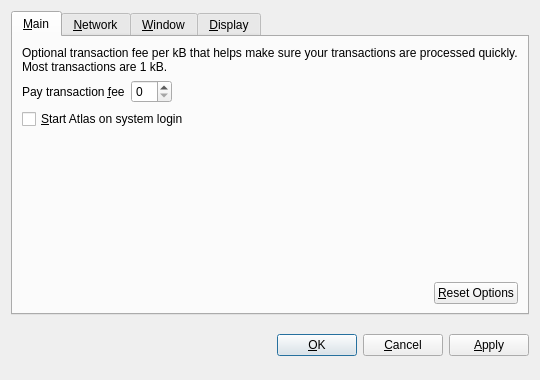
<?xml version="1.0" encoding="UTF-8"?>
<ui version="4.0">
 <class>OptionsDialog</class>
 <widget class="QDialog" name="OptionsDialog">
  <property name="geometry">
   <rect>
    <x>0</x>
    <y>0</y>
    <width>540</width>
    <height>380</height>
   </rect>
  </property>
  <property name="windowTitle">
   <string>Options</string>
  </property>
  <property name="modal">
   <bool>true</bool>
  </property>
  <layout class="QVBoxLayout" name="verticalLayout">
   <item>
    <widget class="QTabWidget" name="tabWidget">
     <property name="tabPosition">
      <enum>QTabWidget::North</enum>
     </property>
     <property name="currentIndex">
      <number>0</number>
     </property>
     <widget class="QWidget" name="tabMain">
      <attribute name="title">
       <string>&amp;Main</string>
      </attribute>
      <layout class="QVBoxLayout" name="verticalLayout_Main">
       <item>
        <widget class="QLabel" name="transactionFeeInfoLabel">
         <property name="text">
          <string>Optional transaction fee per kB that helps make sure your transactions are processed quickly. Most transactions are 1 kB.</string>
         </property>
         <property name="textFormat">
          <enum>Qt::PlainText</enum>
         </property>
         <property name="wordWrap">
          <bool>true</bool>
         </property>
        </widget>
       </item>
       <item>
        <layout class="QHBoxLayout" name="horizontalLayout_1_Main">
         <item>
          <widget class="QLabel" name="transactionFeeLabel">
           <property name="text">
            <string>Pay transaction &amp;fee</string>
           </property>
           <property name="textFormat">
            <enum>Qt::PlainText</enum>
           </property>
           <property name="buddy">
            <cstring>transactionFee</cstring>
           </property>
          </widget>
         </item>
         <item>
          <widget class="BitcoinAmountField" name="transactionFee"/>
         </item>
         <item>
          <spacer name="horizontalSpacer_1_Main">
           <property name="orientation">
            <enum>Qt::Horizontal</enum>
           </property>
           <property name="sizeHint" stdset="0">
            <size>
             <width>40</width>
             <height>20</height>
            </size>
           </property>
          </spacer>
         </item>
        </layout>
       </item>
       <item>
        <widget class="QCheckBox" name="bitcoinAtStartup">
         <property name="toolTip">
          <string>Automatically start Atlas after logging in to the system.</string>
         </property>
         <property name="text">
          <string>&amp;Start Atlas on system login</string>
         </property>
        </widget>
       </item>
       <item>
        <spacer name="verticalSpacer_Main">
         <property name="orientation">
          <enum>Qt::Vertical</enum>
         </property>
         <property name="sizeHint" stdset="0">
          <size>
           <width>20</width>
           <height>40</height>
          </size>
         </property>
        </spacer>
       </item>
       <item>
        <layout class="QHBoxLayout" name="horizontalLayout_2_Main">
         <item>
          <spacer name="horizontalSpacer_2_Main">
           <property name="orientation">
            <enum>Qt::Horizontal</enum>
           </property>
           <property name="sizeHint" stdset="0">
            <size>
             <width>40</width>
             <height>20</height>
            </size>
           </property>
          </spacer>
         </item>
         <item>
          <widget class="QPushButton" name="resetButton">
           <property name="toolTip">
            <string>Reset all client options to default.</string>
           </property>
           <property name="text">
            <string>&amp;Reset Options</string>
           </property>
           <property name="autoDefault">
            <bool>false</bool>
           </property>
          </widget>
         </item>
        </layout>
       </item>
      </layout>
     </widget>
     <widget class="QWidget" name="tabNetwork">
      <attribute name="title">
       <string>&amp;Network</string>
      </attribute>
      <layout class="QVBoxLayout" name="verticalLayout_Network">
       <item>
        <widget class="QCheckBox" name="mapPortUpnp">
         <property name="toolTip">
          <string>Automatically open the Atlas client port on the router. This only works when your router supports UPnP and it is enabled.</string>
         </property>
         <property name="text">
          <string>Map port using &amp;UPnP</string>
         </property>
        </widget>
       </item>
       <item>
        <widget class="QCheckBox" name="connectSocks">
         <property name="toolTip">
          <string>Connect to the Atlas network through a SOCKS proxy (e.g. when connecting through Tor).</string>
         </property>
         <property name="text">
          <string>&amp;Connect through SOCKS proxy:</string>
         </property>
        </widget>
       </item>
       <item>
        <layout class="QHBoxLayout" name="horizontalLayout_Network">
         <item>
          <widget class="QLabel" name="proxyIpLabel">
           <property name="text">
            <string>Proxy &amp;IP:</string>
           </property>
           <property name="textFormat">
            <enum>Qt::PlainText</enum>
           </property>
           <property name="buddy">
            <cstring>proxyIp</cstring>
           </property>
          </widget>
         </item>
         <item>
          <widget class="QValidatedLineEdit" name="proxyIp">
           <property name="maximumSize">
            <size>
             <width>140</width>
             <height>16777215</height>
            </size>
           </property>
           <property name="toolTip">
            <string>IP address of the proxy (e.g. 127.0.0.1)</string>
           </property>
          </widget>
         </item>
         <item>
          <widget class="QLabel" name="proxyPortLabel">
           <property name="text">
            <string>&amp;Port:</string>
           </property>
           <property name="textFormat">
            <enum>Qt::PlainText</enum>
           </property>
           <property name="buddy">
            <cstring>proxyPort</cstring>
           </property>
          </widget>
         </item>
         <item>
          <widget class="QLineEdit" name="proxyPort">
           <property name="maximumSize">
            <size>
             <width>55</width>
             <height>16777215</height>
            </size>
           </property>
           <property name="toolTip">
            <string>Port of the proxy (e.g. 9050)</string>
           </property>
          </widget>
         </item>
         <item>
          <widget class="QLabel" name="socksVersionLabel">
           <property name="text">
            <string>SOCKS &amp;Version:</string>
           </property>
           <property name="textFormat">
            <enum>Qt::PlainText</enum>
           </property>
           <property name="buddy">
            <cstring>socksVersion</cstring>
           </property>
          </widget>
         </item>
         <item>
          <widget class="QValueComboBox" name="socksVersion">
           <property name="toolTip">
            <string>SOCKS version of the proxy (e.g. 5)</string>
           </property>
          </widget>
         </item>
         <item>
          <spacer name="horizontalSpacer_Network">
           <property name="orientation">
            <enum>Qt::Horizontal</enum>
           </property>
           <property name="sizeHint" stdset="0">
            <size>
             <width>40</width>
             <height>20</height>
            </size>
           </property>
          </spacer>
         </item>
        </layout>
       </item>
       <item>
        <spacer name="verticalSpacer_Network">
         <property name="orientation">
          <enum>Qt::Vertical</enum>
         </property>
         <property name="sizeHint" stdset="0">
          <size>
           <width>20</width>
           <height>40</height>
          </size>
         </property>
        </spacer>
       </item>
      </layout>
     </widget>
     <widget class="QWidget" name="tabWindow">
      <attribute name="title">
       <string>&amp;Window</string>
      </attribute>
      <layout class="QVBoxLayout" name="verticalLayout_Window">
       <item>
        <widget class="QCheckBox" name="minimizeToTray">
         <property name="toolTip">
          <string>Show only a tray icon after minimizing the window.</string>
         </property>
         <property name="text">
          <string>&amp;Minimize to the tray instead of the taskbar</string>
         </property>
        </widget>
       </item>
       <item>
        <widget class="QCheckBox" name="minimizeOnClose">
         <property name="toolTip">
          <string>Minimize instead of exit the application when the window is closed. When this option is enabled, the application will be closed only after selecting Quit in the menu.</string>
         </property>
         <property name="text">
          <string>M&amp;inimize on close</string>
         </property>
        </widget>
       </item>
       <item>
        <spacer name="verticalSpacer_Window">
         <property name="orientation">
          <enum>Qt::Vertical</enum>
         </property>
         <property name="sizeHint" stdset="0">
          <size>
           <width>20</width>
           <height>40</height>
          </size>
         </property>
        </spacer>
       </item>
      </layout>
     </widget>
     <widget class="QWidget" name="tabDisplay">
      <attribute name="title">
       <string>&amp;Display</string>
      </attribute>
      <layout class="QVBoxLayout" name="verticalLayout_Display">
       <item>
        <layout class="QHBoxLayout" name="horizontalLayout_1_Display">
         <item>
          <widget class="QLabel" name="langLabel">
           <property name="text">
            <string>User Interface &amp;language:</string>
           </property>
           <property name="textFormat">
            <enum>Qt::PlainText</enum>
           </property>
           <property name="buddy">
            <cstring>lang</cstring>
           </property>
          </widget>
         </item>
         <item>
          <widget class="QValueComboBox" name="lang">
           <property name="toolTip">
            <string>The user interface language can be set here. This setting will take effect after restarting Atlas.</string>
           </property>
          </widget>
         </item>
        </layout>
       </item>
       <item>
        <layout class="QHBoxLayout" name="horizontalLayout_2_Display">
         <item>
          <widget class="QLabel" name="unitLabel">
           <property name="text">
            <string>&amp;Unit to show amounts in:</string>
           </property>
           <property name="textFormat">
            <enum>Qt::PlainText</enum>
           </property>
           <property name="buddy">
            <cstring>unit</cstring>
           </property>
          </widget>
         </item>
         <item>
          <widget class="QValueComboBox" name="unit">
           <property name="toolTip">
            <string>Choose the default subdivision unit to show in the interface and when sending coins.</string>
           </property>
          </widget>
         </item>
        </layout>
       </item>
       <item>
        <widget class="QCheckBox" name="displayAddresses">
         <property name="toolTip">
          <string>Whether to show Atlas addresses in the transaction list or not.</string>
         </property>
         <property name="text">
          <string>&amp;Display addresses in transaction list</string>
         </property>
        </widget>
       </item>
       <item>
        <spacer name="verticalSpacer_Display">
         <property name="orientation">
          <enum>Qt::Vertical</enum>
         </property>
         <property name="sizeHint" stdset="0">
          <size>
           <width>20</width>
           <height>40</height>
          </size>
         </property>
        </spacer>
       </item>
      </layout>
     </widget>
    </widget>
   </item>
   <item>
    <layout class="QHBoxLayout" name="horizontalLayout_Buttons">
     <item>
      <spacer name="horizontalSpacer_1">
       <property name="orientation">
        <enum>Qt::Horizontal</enum>
       </property>
       <property name="sizeHint" stdset="0">
        <size>
         <width>40</width>
         <height>48</height>
        </size>
       </property>
      </spacer>
     </item>
     <item>
      <widget class="QLabel" name="statusLabel">
       <property name="font">
        <font>
         <weight>75</weight>
         <bold>true</bold>
        </font>
       </property>
       <property name="text">
        <string/>
       </property>
       <property name="textFormat">
        <enum>Qt::PlainText</enum>
       </property>
       <property name="wordWrap">
        <bool>true</bool>
       </property>
      </widget>
     </item>
     <item>
      <spacer name="horizontalSpacer_2">
       <property name="orientation">
        <enum>Qt::Horizontal</enum>
       </property>
       <property name="sizeHint" stdset="0">
        <size>
         <width>40</width>
         <height>48</height>
        </size>
       </property>
      </spacer>
     </item>
     <item>
      <widget class="QPushButton" name="okButton">
       <property name="text">
        <string>&amp;OK</string>
       </property>
      </widget>
     </item>
     <item>
      <widget class="QPushButton" name="cancelButton">
       <property name="text">
        <string>&amp;Cancel</string>
       </property>
       <property name="autoDefault">
        <bool>false</bool>
       </property>
      </widget>
     </item>
     <item>
      <widget class="QPushButton" name="applyButton">
       <property name="text">
        <string>&amp;Apply</string>
       </property>
       <property name="autoDefault">
        <bool>false</bool>
       </property>
      </widget>
     </item>
    </layout>
   </item>
  </layout>
 </widget>
 <customwidgets>
  <customwidget>
   <class>BitcoinAmountField</class>
   <extends>QSpinBox</extends>
   <header>bitcoinamountfield.h</header>
  </customwidget>
  <customwidget>
   <class>QValueComboBox</class>
   <extends>QComboBox</extends>
   <header>qvaluecombobox.h</header>
  </customwidget>
  <customwidget>
   <class>QValidatedLineEdit</class>
   <extends>QLineEdit</extends>
   <header>qvalidatedlineedit.h</header>
  </customwidget>
 </customwidgets>
 <resources/>
 <connections/>
</ui>
